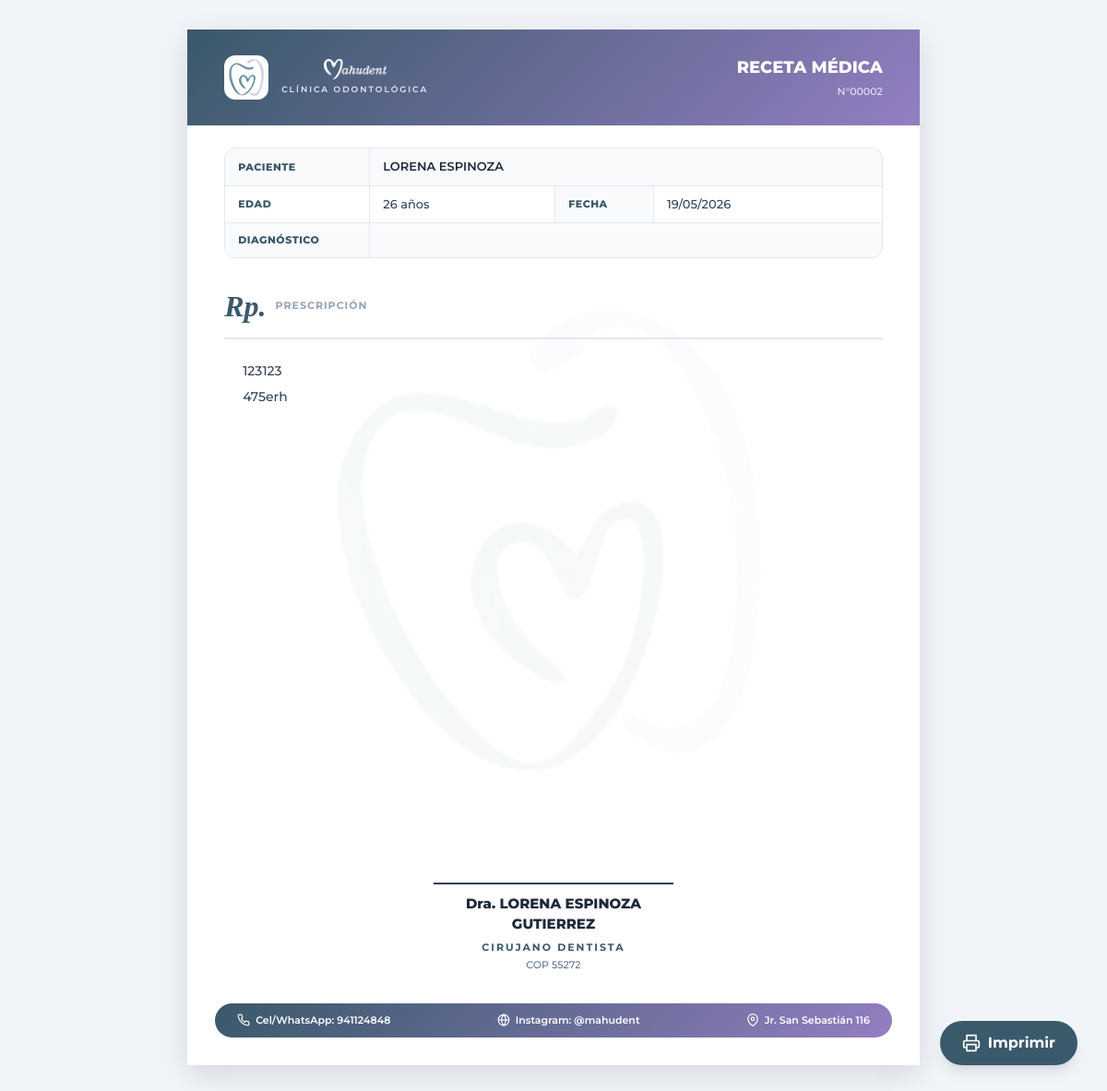
The page /imprimir_receta.php?id=2 (signed in) on the database its author committed.
### tables this page shows
CREATE TABLE `recetas` (
  `id` int(11) NOT NULL AUTO_INCREMENT,
  `paciente_id` int(11) NOT NULL,
  `doctor_id` int(11) NOT NULL,
  `fecha` timestamp NOT NULL DEFAULT CURRENT_TIMESTAMP,
  `diagnostico` varchar(255) DEFAULT '',
  `contenido` text NOT NULL,
  PRIMARY KEY (`id`),
  KEY `paciente_id` (`paciente_id`),
  KEY `doctor_id` (`doctor_id`),
  CONSTRAINT `recetas_ibfk_1` FOREIGN KEY (`paciente_id`) REFERENCES `pacientes` (`id`) ON DELETE CASCADE,
  CONSTRAINT `recetas_ibfk_2` FOREIGN KEY (`doctor_id`) REFERENCES `usuarios` (`id`) ON DELETE CASCADE
);

CREATE TABLE `pacientes` (
  `id` int(11) NOT NULL AUTO_INCREMENT,
  `dni` varchar(20) NOT NULL,
  `nombre` varchar(100) NOT NULL,
  `fecha_nacimiento` date DEFAULT NULL,
  `lugar_nacimiento` varchar(100) DEFAULT NULL,
  `sexo` varchar(15) DEFAULT NULL,
  `telefono` varchar(20) DEFAULT NULL,
  `email` varchar(100) DEFAULT NULL,
  `direccion` varchar(255) DEFAULT NULL,
  `procedencia` varchar(100) DEFAULT NULL,
  `contacto_emergencia` varchar(150) DEFAULT NULL,
  `telefono_emergencia` varchar(20) DEFAULT NULL,
  `ocupacion` varchar(100) DEFAULT NULL,
  `alergias` text,
  `enfermedades_cronicas` text,
  `padece_enfermedad` tinyint(1) DEFAULT NULL,
  `consume_medicamentos` tinyint(1) DEFAULT NULL,
  `medicamentos_detalle` varchar(255) DEFAULT NULL,
  `alergia_medicamentos` tinyint(1) DEFAULT NULL,
  `alergia_medicamentos_detalle` varchar(255) DEFAULT NULL,
  `antecedentes_familiares` tinyint(1) DEFAULT NULL,
  `antecedentes_familiares_detalle` varchar(255) DEFAULT NULL,
  `alergia_anestesia` tinyint(1) DEFAULT NULL,
  `embarazada` tinyint(1) DEFAULT NULL,
  `sangran_encias` tinyint(1) DEFAULT NULL,
  `ultima_visita_dentista` date DEFAULT NULL,
  `ultima_visita_motivo` varchar(255) DEFAULT NULL,
  `frecuencia_cepillado` varchar(50) DEFAULT NULL,
  `usa_cepillo` tinyint(1) DEFAULT '1',
  `usa_pasta_dental` tinyint(1) DEFAULT '1',
  `usa_hilo_dental` tinyint(1) DEFAULT '0',
  `usa_enjuague` tinyint(1) DEFAULT '0',
  `fecha_registro` timestamp NOT NULL DEFAULT CURRENT_TIMESTAMP,
  `estado_activo` tinyint(1) DEFAULT '1',
  PRIMARY KEY (`id`),
  UNIQUE KEY `dni` (`dni`)
);

CREATE TABLE `usuarios` (
  `id` int(11) NOT NULL AUTO_INCREMENT,
  `nombre` varchar(100) NOT NULL,
  `usuario` varchar(50) NOT NULL,
  `password` varchar(255) NOT NULL,
  `rol` enum('Admin','Recepcionista','Dentista') DEFAULT 'Dentista',
  `fecha_registro` timestamp NOT NULL DEFAULT CURRENT_TIMESTAMP,
  `colegiatura` varchar(50) DEFAULT NULL,
  `estado_activo` tinyint(1) DEFAULT '1',
  `intentos_fallidos` int(11) DEFAULT '0',
  `bloqueado_hasta` datetime DEFAULT NULL,
  PRIMARY KEY (`id`),
  UNIQUE KEY `usuario` (`usuario`)
);

### imprimir_receta.php (the view, shortened to what this page needs)
<?php
require_once 'config/conexion.php';
$id = intval($_GET['id'] ?? 0);
$stmt = $conn->prepare("SELECT r.*, p.nombre as paciente_nombre, p.fecha_nacimiento, p.telefono as paciente_telefono, u.nombre as doctor_nombre, u.colegiatura FROM recetas r JOIN pacientes p ON r.paciente_id = p.id JOIN usuarios u ON r.doctor_id = u.id WHERE r.id = ?");
$stmt->bind_param('i', $id);
$stmt->execute();
$receta = $stmt->get_result()->fetch_assoc();
$edad = '';
if ($receta['fecha_nacimiento']) {
    $nace = new DateTime($receta['fecha_nacimiento']);
    $hoy = new DateTime();
    $edad = $hoy->diff($nace)->y . ' años';
}
?>
<!DOCTYPE html>
<html lang="es">
<head>
    <script src="https://cdn.tailwindcss.com"></script>
</head>
<body>
    <button id="btn-print" onclick="window.print()" class="fixed bottom-8 right-8 bg-teal-700 text-white px-6 py-3 rounded-full shadow-lg font-bold hover:bg-teal-800 transition flex items-center gap-2 z-50">
        Imprimir
    </button>
    <div class="hoja">
        <div style="background: linear-gradient(135deg, #3a596a 0%, #937ec2 100%); padding: 28px 40px; position: relative;">
            <div style="display:flex; justify-content:space-between; align-items:center;">
                <div style="display:flex; align-items:center; gap:14px;">
                    <div style="width:48px;height:48px;background:white;border-radius:12px;display:flex;align-items:center;justify-content:center;overflow:hidden;padding:4px;">
                        <img src="assets/logo_icon.png" alt="Logo" style="width:100%;height:100%;object-fit:contain;">
                    </div>
                    <div style="display:flex;flex-direction:column;justify-content:center;">
                        <img src="assets/logo_text.png" alt="MahuDent" style="height:22px;width:auto;object-fit:contain;">
                        <p style="font-family:'Montserrat',sans-serif;font-weight:600;font-size:9px;color:#ede8f7;letter-spacing:2px;margin:4px 0 0 0;">CLÍNICA ODONTOLÓGICA</p>
                    </div>
                </div>
                <div style="text-align:right;">
                    <p style="font-family:'Montserrat',sans-serif;font-weight:800;font-size:18px;color:white;margin:0;">RECETA M&#201;DICA</p>
                    <p style="font-family:'Montserrat',sans-serif;font-weight:500;font-size:11px;color:#ede8f7;margin:4px 0 0 0;">N&#176;<?php echo str_pad($receta['id'], 5, '0', STR_PAD_LEFT); ?></p>
                </div>
            </div>
        </div>
        <div style="padding: 0 40px;">
            <div style="margin-top:24px; border:1px solid #e2e8f0; border-radius:12px; overflow:hidden;">
                <table style="width:100%; font-family:'Montserrat',sans-serif; font-size:13px; border-collapse:collapse;">
                    <tbody>
                        <tr style="background:#f8fafc;">
                            <td style="font-weight:800; color:#3a596a; padding:10px 14px; border-bottom:1px solid #e2e8f0; width:22%; text-transform:uppercase; font-size:11px; letter-spacing:0.5px;">Paciente</td>
                            <td style="padding:10px 14px; border-bottom:1px solid #e2e8f0; border-left:1px solid #e2e8f0; font-weight:600; color:#1e293b;" colspan="3"><?php echo htmlspecialchars($receta['paciente_nombre']); ?></td>
                        </tr>
                        <tr>
                            <td style="font-weight:800; color:#3a596a; padding:10px 14px; border-bottom:1px solid #e2e8f0; text-transform:uppercase; font-size:11px; letter-spacing:0.5px;">Edad</td>
                            <td style="padding:10px 14px; border-bottom:1px solid #e2e8f0; border-left:1px solid #e2e8f0; font-weight:500; color:#334155;"><?php echo htmlspecialchars($edad); ?></td>
                            <td style="font-weight:800; color:#3a596a; padding:10px 14px; border-bottom:1px solid #e2e8f0; border-left:1px solid #e2e8f0; background:#f8fafc; text-transform:uppercase; font-size:11px; letter-spacing:0.5px; width:15%;">Fecha</td>
                            <td style="padding:10px 14px; border-bottom:1px solid #e2e8f0; border-left:1px solid #e2e8f0; font-weight:500; color:#334155;"><?php echo date('d/m/Y', strtotime($receta['fecha'])); ?></td>
                        </tr>
                        <tr style="background:#f8fafc;">
                            <td style="font-weight:800; color:#3a596a; padding:10px 14px; text-transform:uppercase; font-size:11px; letter-spacing:0.5px;">Diagn&#243;stico</td>
                            <td style="padding:10px 14px; border-left:1px solid #e2e8f0; font-weight:500; color:#334155;" colspan="3"><?php echo htmlspecialchars($receta['diagnostico']); ?></td>
                        </tr>
                    </tbody>
                </table>
            </div>
            <div style="margin-top:28px; min-height:420px;">
                <div style="display:flex; align-items:center; gap:10px; margin-bottom:20px; border-bottom:2px solid #e2e8f0; padding-bottom:10px;">
                    <span style="font-family:serif; font-style:italic; font-size:32px; font-weight:bold; color:#3a596a;">Rp.</span>
                    <span style="font-family:'Montserrat',sans-serif; font-size:11px; font-weight:700; color:#94a3b8; text-transform:uppercase; letter-spacing:1px;">Prescripci&#243;n</span>
                </div>
                <div style="font-family:'Montserrat',sans-serif; font-size:14px; line-height:2; color:#334155; padding-left:20px; white-space:pre-wrap; font-weight:500;"><?php echo htmlspecialchars($receta['contenido']); ?></div>
            </div>
        </div>
        <div style="position:absolute; bottom:100px; left:0; right:0; text-align:center;">
            <div style="width:260px; margin:0 auto; border-top:2px solid #334155; padding-top:10px;">
                <?php
                $doc_nombre = $receta['doctor_nombre'];
                $prefijo = 'Dr.';
                $especialidad = 'Cirujano dentista';
                if (stripos($doc_nombre, 'Lorena') !== false || stripos($doc_nombre, 'Dra') !== false) {
                    $prefijo = 'Dra.';
                }
                $nombre_limpio = preg_replace('/^(Dr\.|Dra\.|Dr|Dra)\s+/i', '', $doc_nombre);
                ?>
                <p style="font-family:'Montserrat',sans-serif; font-weight:800; font-size:15px; color:#1e293b; margin:0;"><?php echo $prefijo . ' ' . htmlspecialchars($nombre_limpio); ?></p>
                <p style="font-family:'Montserrat',sans-serif; font-weight:700; font-size:11px; color:#3a596a; text-transform:uppercase; letter-spacing:2px; margin:5px 0 0 0;"><?php echo htmlspecialchars($especialidad); ?></p>
                <?php if ($receta['colegiatura']): ?>
                <p style="font-family:'Montserrat',sans-serif; font-weight:500; font-size:11px; color:#64748b; margin:3px 0 0 0;">COP <?php echo htmlspecialchars($receta['colegiatura']); ?></p>
                <?php endif; ?>
            </div>
        </div>
        <div style="position:absolute; bottom:30px; left:30px; right:30px; background:linear-gradient(135deg, #3a596a, #937ec2); border-radius:999px; padding:10px 24px; display:flex; justify-content:space-between; align-items:center; font-family:'Montserrat',sans-serif; font-size:11px; font-weight:600; color:white;">
            <div style="display:flex; align-items:center; gap:6px;">
                <span>Cel/WhatsApp: 941124848</span>
            </div>
            <div style="display:flex; align-items:center; gap:6px;">
                <span>Instagram: @mahudent</span>
            </div>
            <div style="display:flex; align-items:center; gap:6px;">
                <svg xmlns="http://www.w3.org/2000/svg" width="14" height="14" viewBox="0 0 24 24" fill="none" stroke="currentColor" stroke-width="2"><path d="M21 10c0 7-9 13-9 13s-9-6-9-13a9 9 0 0 1 18 0z"></path><circle cx="12" cy="10" r="3"></circle></svg>
                <span>Jr. San Sebastián 116</span>
            </div>
        </div>
    </div>
</body>
</html>

### imprimir_receta.php (style rules this page uses)
body { font-family: 'Montserrat', sans-serif; background: #f1f5f9; min-height: 100vh; padding: 2rem; }
.hoja { background: white; max-width: 210mm; min-height: 297mm; margin: 0 auto; box-shadow: 0 10px 30px rgb(0 0 0 / 0.12); position: relative; padding: 0; box-sizing: border-box; overflow: hidden; z-index: 1; }
.hoja::before { content: ""; position: absolute; top: 50%; left: 50%; transform: translate(-50%, -50%) rotate(-10deg); width: 130mm; height: 130mm; background-image: url('assets/logo_watermark.png'); background-size: contain; background-repeat: no-repeat; background-position: center; pointer-events: none; z-index: -1; }

### rows shown on the page
recetas: id "00002", paciente.nombre "LORENA ESPINOZA", paciente.fecha_nacimiento "26 años", fecha "19/05/2026", contenido "123123 475erh", doctor.nombre "Dra.", doctor.nombre "LORENA ESPINOZA GUTIERREZ", doctor.colegiatura "55272"

### other values the page prints
$especialidad "CIRUJANO DENTISTA"
